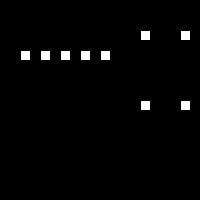
Frame 1 (no input)
Frame 60 (the mouse pressed at the canvas centre just before this capture): identical to frame 1, image omitted
Frame 120 (the mouse held since frame 60 and released just before this capture): identical to frame 1, image omitted

The Processing sketch that drew this single still picture (run headless with seeded random() and noise(); from frame 60 on, the mouse is pressed at the canvas centre):

// Processing sketch: processing_93138
// ── processing_93138.pde

// Emanuele S. Reis - Exercicios quadrados

void setup (){
  size(200,200);
  background (0);
}  
  void draw (){
    int a,b,c,d;
    a=d=20;
    b=c=10;
    for (int e=5; e<10; e=e+1){
    rect (a,50,b,c);
    a=a+20;
    rect (a+e*d,100,b,c);
    rect (a+e*d, 30,b,c);
  }
  }
